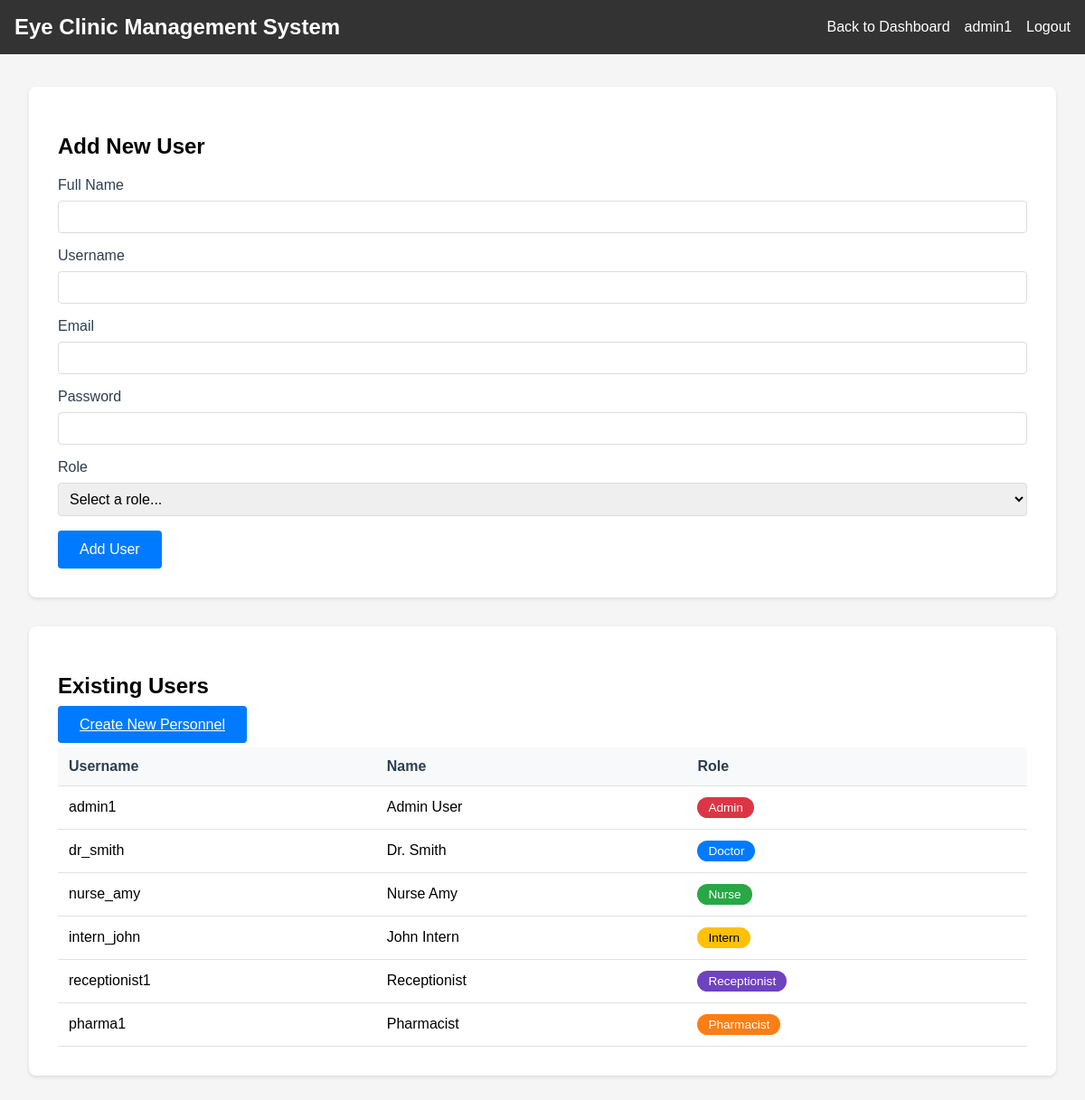
/manage_users (signed in), run on an earlier commit of the app's database.
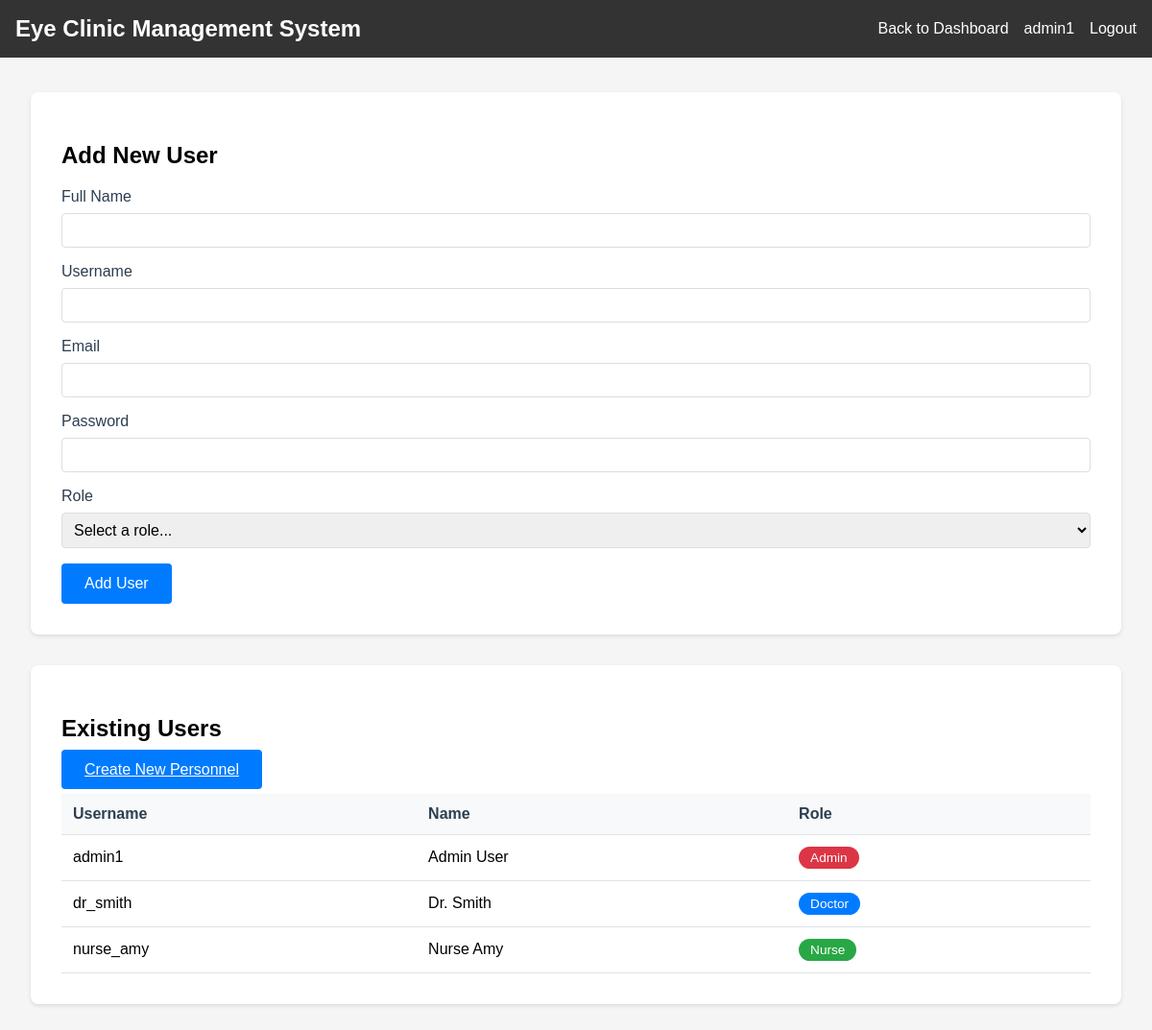
And on a later commit of the database.
### models.py (models this page shows, shortened)
class User(db.Model):
    id = db.Column(db.Integer, primary_key=True)
    username = db.Column(db.String(80), unique=True, nullable=False)
    email = db.Column(db.String(120), unique=True, nullable=False)
    password_hash = db.Column(db.String(120), nullable=False)
    role = db.Column(db.String(80), nullable=False)
    name = db.Column(db.String(120))
    status = db.Column(db.String(20), default='active')
    last_login = db.Column(db.DateTime, default=lambda: datetime.now(timezone.utc))
    custom_permissions = db.Column(db.String(500))  # Store tab permissions as comma-separated string
    created_at = db.Column(db.DateTime, default=lambda: datetime.now(timezone.utc))
    updated_at = db.Column(db.DateTime, default=lambda: datetime.now(timezone.utc), onupdate=lambda: datetime.now(timezone.utc))

### app.py (the view, shortened to what this page needs)
@app.route('/manage_users', methods=['GET', 'POST'])
@login_required
@admin_required
def manage_users():
    return render_template('manage_users.html',
                         username=session['username'],
                         role=session['role'],
                         users=User.query.all(),
                         available_roles=AVAILABLE_ROLES)

### app.py (called while the page is built)
def login_required(f):
    @wraps(f)
    def decorated_function(*args, **kwargs):
        if 'username' not in session:
            flash('Please log in first.')
            return redirect(url_for('login'))
        return f(*args, **kwargs)
    return decorated_function

def admin_required(f):
    @wraps(f)
    def decorated_function(*args, **kwargs):
        if 'role' not in session or session['role'] != 'Admin':
            flash('Admin access required.')
            return redirect(url_for('dashboard'))
        return f(*args, **kwargs)
    return decorated_function

### templates/manage_users.html (shortened to what this page needs)
<!DOCTYPE html>
<html lang="en">
<head>
</head>
<body>
    <div class="navbar">
        <div>
            <h2 style="margin: 0;">Eye Clinic Management System</h2>
        </div>
        <div style="display: flex; align-items: center; gap: 1rem;">
            <a href="{{ url_for('dashboard') }}">Back to Dashboard</a>
            <span>{{ username }}</span>
            <a href="{{ url_for('logout') }}">Logout</a>
        </div>
    </div>
    <div class="main-content">
        <div class="card">
            <h2>Add New User</h2>
            <form method="POST">
                <div class="form-group">
                    <label for="name">Full Name</label>
                    <input type="text" id="name" name="name" class="form-control" required>
                </div>
                <div class="form-group">
                    <label for="username">Username</label>
                    <input type="text" id="username" name="username" class="form-control" required>
                </div>
                <div class="form-group">
                    <label for="email">Email</label>
                    <input type="email" id="email" name="email" class="form-control" required>
                </div>
                <div class="form-group">
                    <label for="password">Password</label>
                    <input type="password" id="password" name="password" class="form-control" required>
                </div>
                <div class="form-group">
                    <label for="role">Role</label>
                    <select id="role" name="role" class="form-control" required>
                        <option value="">Select a role...</option>
                    </select>
                </div>
                <button type="submit" class="btn btn-primary">Add User</button>
            </form>
        </div>
        <div class="card">
            <h2>Existing Users</h2>
            <div style="margin-bottom: 1rem;">
                <a href="{{ url_for('create_personnel') }}" class="btn btn-primary">Create New Personnel</a>
            </div>
            <table class="users-table">
                <thead>
                    <tr>
                        <th>Username</th>
                        <th>Name</th>
                        <th>Role</th>
                    </tr>
                </thead>
                <tbody>
                    {% for user in users %}
                        <tr>
                            <td>{{ user.username }}</td>
                            <td>{{ user.name if user.name else 'N/A' }}</td>
                            <td><span class="role-badge role-{{ user.role }}">{{ user.role }}</span></td>
                        </tr>
                    {% endfor %}
                </tbody>
            </table>
        </div>
    </div>
</body>
</html>

### templates/manage_users.html (style rules this page uses)
body { font-family: Arial, sans-serif; margin: 0; padding: 0; background-color: #f5f5f5; }
.navbar { background-color: #333; padding: 1rem; color: white; display: flex; justify-content: space-between; align-items: center; position: fixed; top: 0; left: 0; right: 0; z-index: 1000; }
.navbar a { color: white; text-decoration: none; }
.main-content { margin-top: 4rem; padding: 2rem; max-width: 1200px; margin-left: auto; margin-right: auto; }
.card { background-color: white; padding: 2rem; border-radius: 8px; box-shadow: 0 2px 4px rgba(0, 0, 0, 0.1); margin-bottom: 2rem; }
.form-group { margin-bottom: 1rem; }
.form-group label { display: block; margin-bottom: 0.5rem; font-weight: 500; color: #2c3e50; }
.form-control { width: 100%; padding: 0.5rem; border: 1px solid #ddd; border-radius: 4px; font-size: 1rem; box-sizing: border-box; }
.btn { padding: 0.75rem 1.5rem; border: none; border-radius: 4px; font-size: 1rem; font-weight: 500; cursor: pointer; transition: all 0.2s; }
.btn-primary { background-color: #007bff; color: white; }
.users-table { width: 100%; border-collapse: collapse; margin-top: 1rem; }
.users-table th, .users-table td { padding: 0.75rem; text-align: left; border-bottom: 1px solid #dee2e6; }
.users-table th { background-color: #f8f9fa; font-weight: 600; color: #2c3e50; }
.role-badge { display: inline-block; padding: 0.25rem 0.75rem; border-radius: 20px; font-size: 0.85rem; font-weight: 500; }
.role-Admin { background-color: #dc3545; color: white; }
.role-Doctor { background-color: #007bff; color: white; }
.role-Nurse { background-color: #28a745; color: white; }

What changed in the data, as far as the page shows it:
removed User: username "intern_john", name "John Intern", role "Intern"
removed User: username "receptionist1", name "Receptionist", role "Receptionist"
removed User: username "pharma1", name "Pharmacist", role "Pharmacist"
